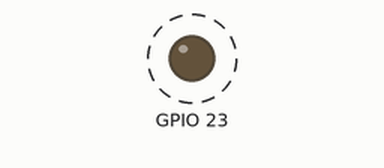
The sketch below on a simulated ESP32. Shown: output pins drawn as LEDs (lit = HIGH). Dashed ring = blinking.

Above: at 0.5 s.
Timing chart, 0 to 4.6 s (numbered marks = the images above):
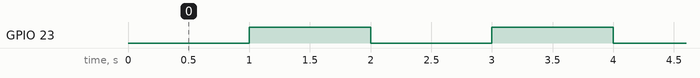

Measured:
- by itself, GPIO 23: alternates HIGH for 1.0 s and LOW for 1.0 s

The sketch:

Testesp32.ino
```cpp
void setup() {
  pinMode(23, OUTPUT);  //กำหนดภาวะ (Mode) ขา 13 เป็นขาส่งออก
}

void loop() {
 digitalWrite(23, LOW); //เขียน/ส่งออกค่าสัญญาณดิจิทัลทางขา 13 เป็น 0
  delay(1000);    //หน่วง/ประวิงตามเวลาที่กำหนดไว้ก่อนทำงานบรรทัดถัดไป
  digitalWrite(23, HIGH); //เขียน/ส่งออกค่าสัญญาณดิจิทัลทางขา 13 เป็น 1
  delay(1000);


}
```
